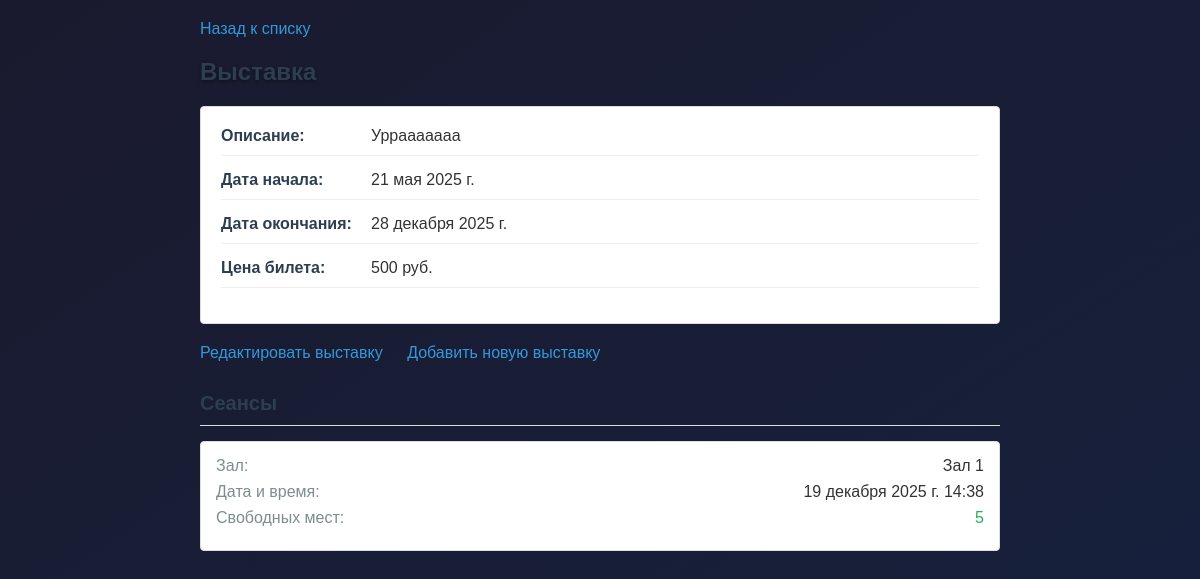
The app's page /exhibition/2/ with its own data.
### museum/models.py (models this page shows, shortened)
class Exhibition(models.Model):
    title = models.CharField('Название', max_length=200)
    description = models.TextField('Описание')
    date_start = models.DateField('Дата начала')
    date_end = models.DateField('Дата окончания')
    price = models.IntegerField(
        'Цена билета',
        validators=[
            MinValueValidator(0, message='Цена не может быть отрицательной'),
            MaxValueValidator(1000000, message='Цена не может превышать 1,000,000 руб.')
        ]
    )

class Session(models.Model):
    exhibition = models.ForeignKey(Exhibition, on_delete=models.CASCADE, related_name='sessions')
    hall = models.ForeignKey(Hall, on_delete=models.CASCADE, related_name='sessions')
    datetime = models.DateTimeField('Дата и время сеанса')
    seats_available = models.IntegerField(
        'Свободных мест',
        validators=[MinValueValidator(0, message='Не может быть отрицательное количество мест')]
    )

class Hall(models.Model):
    name = models.CharField('Название зала', max_length=100)
    capacity = models.IntegerField(
        'Вместимость',
        validators=[MinValueValidator(1, message='Вместимость должна быть хотя бы 1')]
    )
    has_projector = models.BooleanField('Есть проектор', default=False)

### museum/views.py (the view)
# urls.py: path('exhibition/<int:pk>/', views.exhibition_detail, name='exhibition_detail'),
def exhibition_detail(request, pk):
    exhibition = get_object_or_404(Exhibition, pk=pk)
    sessions = Session.objects.filter(exhibition=exhibition)
    return render(request, 'museum/detail.html', {
        'exhibition': exhibition,
        'sessions': sessions
    })

### museum/templates/museum/detail.html (shortened to what this page needs)
<!DOCTYPE html>
<html>
<head>
    <link rel="stylesheet" href="/static/museum/styles.css">
</head>
<body>
    <div class="container">
        <a href="{% url 'home' %}" class="back-btn">Назад к списку</a>
        <h1>{{ exhibition.title }}</h1>
        <div class="info-block">
            <div class="info-row">
                <div class="info-label">Описание:</div>
                <div class="info-value">{{ exhibition.description }}</div>
            </div>
            <div class="info-row">
                <div class="info-label">Дата начала:</div>
                <div class="info-value">{{ exhibition.date_start }}</div>
            </div>
            <div class="info-row">
                <div class="info-label">Дата окончания:</div>
                <div class="info-value">{{ exhibition.date_end }}</div>
            </div>
            <div class="info-row">
                <div class="info-label">Цена билета:</div>
                <div class="info-value">{{ exhibition.price }} руб.</div>
            </div>
        </div>
        <div class="actions">
            <a href="{% url 'edit_exhibition' exhibition.pk %}">Редактировать выставку</a>
            <a href="{% url 'add_exhibition' %}">Добавить новую выставку</a>
        </div>
        <h2 class="sessions-header">Сеансы</h2>
        {% for session in sessions %}
        <div class="session-item">
            <div class="session-row">
                <div class="session-label">Зал:</div>
                <div>{{ session.hall.name }}</div>
            </div>
            <div class="session-row">
                <div class="session-label">Дата и время:</div>
                <div>{{ session.datetime }}</div>
            </div>
            <div class="session-row">
                <div class="session-label">Свободных мест:</div>
                <div class="{% if session.seats_available == 0 %}full{% else %}available{% endif %}">
                    {{ session.seats_available }}
                </div>
            </div>
        </div>
        {% empty %}
        <div class="no-sessions">
            Нет сеансов для этой выставки
        </div>
        {% endfor %}
    </div>
</body>
</html>

### museum/static/museum/styles.css (style rules this page uses)
body { background: linear-gradient(to bottom right, #1a1a2e, #16213e); background-attachment: fixed; color: #e6e6e6; font-family: 'Segoe UI', Tahoma, Geneva, Verdana, sans-serif; }
h1 { font-size: 48px; margin: 0; font-weight: 600; text-shadow: 0 2px 4px rgba(0, 0, 0, 0.4); }

### museum/templates/museum/detail.html (style rules this page uses)
body { background-color: #f8f9fa; color: #333; font-family: Arial, sans-serif; margin: 0; padding: 20px; }
.container { max-width: 800px; margin: 0 auto; }
h1 { color: #2c3e50; margin-bottom: 20px; font-size: 24px; }
.back-btn { color: #3498db; text-decoration: none; margin-bottom: 20px; display: inline-block; }
.info-block { background-color: white; border: 1px solid #ddd; padding: 20px; margin-bottom: 20px; border-radius: 4px; }
.info-row { display: flex; margin-bottom: 15px; padding-bottom: 10px; border-bottom: 1px solid #eee; }
.info-label { width: 150px; color: #2c3e50; font-weight: bold; }
.info-value { flex: 1; }
.sessions-header { color: #2c3e50; margin: 30px 0 15px 0; padding-bottom: 10px; border-bottom: 1px solid #ddd; font-size: 20px; }
.session-item { background-color: white; border: 1px solid #ddd; padding: 15px; margin-bottom: 10px; border-radius: 4px; }
.session-row { display: flex; justify-content: space-between; margin-bottom: 8px; }
.session-label { color: #7f8c8d; }
.actions { margin-top: 20px; }
.actions a { color: #3498db; text-decoration: none; margin-right: 20px; }
.available { color: #27ae60; }

### records on screen
Exhibition: title "Выставка", description "Уррааааааа", date_start "21 мая 2025 г.", date_end "28 декабря 2025 г.", price "500"
Session: hall.name "Зал 1", datetime "19 декабря 2025 г. 14:38", seats_available "5"
